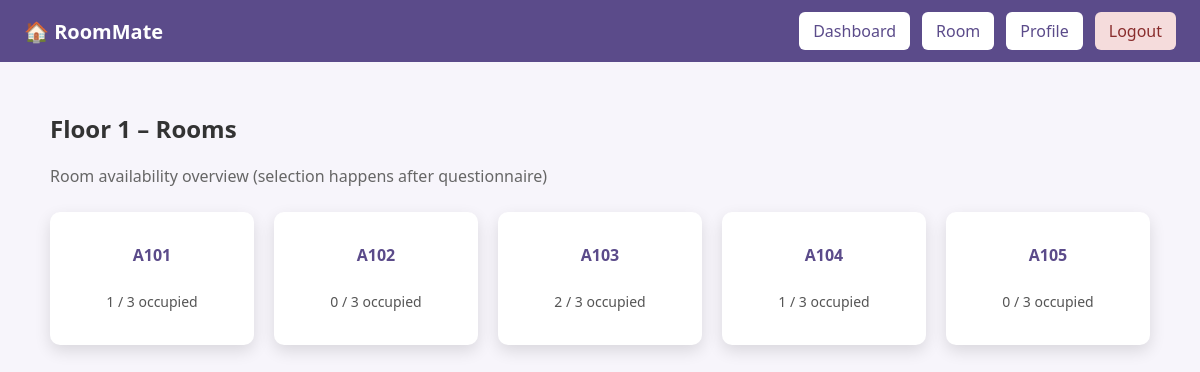
The page /rooms/1/1 (signed in) on the database its author committed.
### tables this page shows
CREATE TABLE floors (
    id INTEGER PRIMARY KEY AUTOINCREMENT,
    hostel_id INTEGER NOT NULL,
    floor_number INTEGER NOT NULL
);

CREATE TABLE rooms (
    id INTEGER PRIMARY KEY AUTOINCREMENT,
    hostel_id INTEGER NOT NULL,
    floor_id INTEGER NOT NULL,
    room_number TEXT NOT NULL,
    capacity INTEGER DEFAULT 3,
    is_locked INTEGER DEFAULT 0
);

### app.py (the view)
@app.route("/rooms/<int:hostel_id>/<int:floor_id>")
@no_room_assigned_required
@login_required
def floor_rooms(hostel_id, floor_id):
    rooms = occupancy_db.execute("""
        SELECT
            r.id,
            r.room_number,
            r.capacity,
            r.is_locked,
            COUNT(rm.student_id) AS occupied
        FROM rooms r
        LEFT JOIN room_members rm ON r.id = rm.room_id
        WHERE r.floor_id = ?
        GROUP BY r.id
        ORDER BY r.room_number ASC
    """, floor_id)
    floor = occupancy_db.execute(
        "SELECT floor_number FROM floors WHERE id = ?",
        floor_id
    )
    if not floor:
        return apology("Invalid floor")
    return render_template(
        "rooms_grid.html",
        rooms=rooms,
        floor=floor[0],
        hostel_id=hostel_id,
        floor_id=floor_id
    )

### app.py (called while the page is built)
def no_room_assigned_required(f):
    @wraps(f)
    def wrapper(*args, **kwargs):
        user_id = session.get("user_id")
        if not user_id:
            return redirect("/login")
        if occupancy_db.execute(
            "SELECT 1 FROM room_members WHERE student_id = ?",
            user_id
        ):
            return redirect("/dashboard")
        return f(*args, **kwargs)
    return wrapper

### helpers.py (called while the page is built)
def login_required(f):
    @wraps(f)
    def decorated_function(*args, **kwargs):
        if session.get("user_id") is None:
            return redirect("/login")
        return f(*args, **kwargs)
    return decorated_function

### templates/rooms_grid.html (shortened to what this page needs)
{% extends "layout.html" %}
{% block content %}
<h2>Floor {{ floor.floor_number }} – Rooms</h2>
<p class="subtitle">Room availability overview (selection happens after questionnaire)</p>
<div class="grid small">
    {% for room in rooms %}
        {% if room.is_locked %}
            <div class="tile room-tile locked">
                <div class="tile-label">{{ room.room_number }}</div>
                <p>Locked</p>
            </div>
        {% else %}
            <div class="tile room-tile">
                <div class="tile-label">{{ room.room_number }}</div>
                <p>{{ room.occupied }} / {{ room.capacity }} occupied</p>
            </div>
        {% endif %}
    {% endfor %}
</div>
{% endblock %}

### static/css/styles.css (style rules this page uses)
body { margin: 0; font-family: "Segoe UI", Arial, sans-serif; background-color: #f7f5fb; color: #333; }
.grid { display: grid; grid-template-columns: repeat(auto-fit, minmax(220px, 1fr)); gap: 20px; margin-top: 20px; }
.grid.small { grid-template-columns: repeat(auto-fit, minmax(160px, 1fr)); }
.tile { background: white; border-radius: 10px; overflow: hidden; text-align: center; box-shadow: 0 6px 16px rgba(0,0,0,0.12); transition: transform 0.2s; color: #333; }
.tile-label { padding: 12px; font-weight: 600; color: #5b4b8a; }
.room-tile { padding: 20px 10px; }
.room-tile p { font-size: 14px; color: #555; }
.subtitle { color: #666; margin-bottom: 25px; }

### rows shown on the page
floors: floor_number "1"
rooms: room_number "A101", occupied "1", capacity "3"
rooms: room_number "A102", occupied "0", capacity "3"
rooms: room_number "A103", occupied "2", capacity "3"
rooms: room_number "A104", occupied "1", capacity "3"
rooms: room_number "A105", occupied "0", capacity "3"
